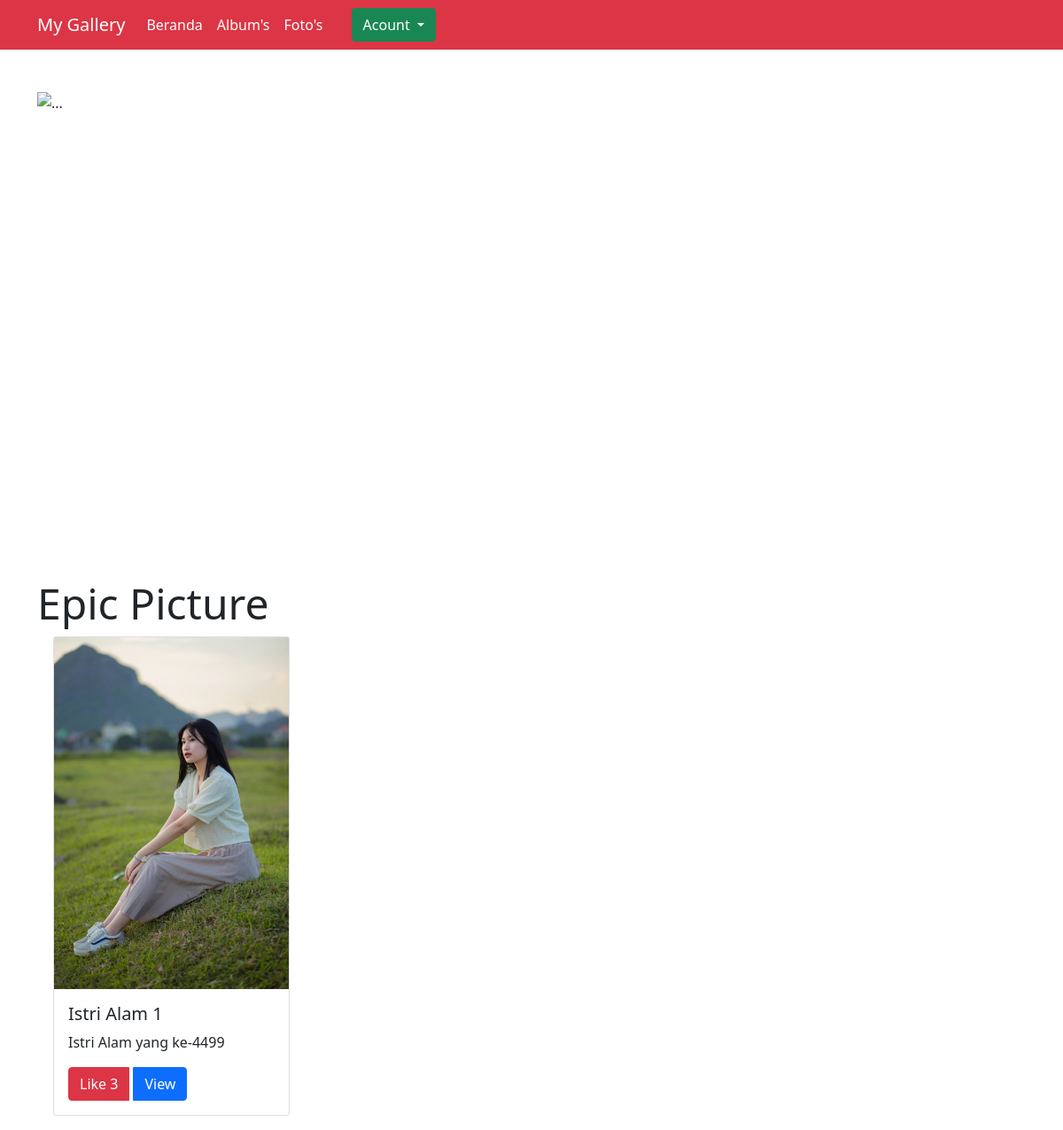
The page /index.php (signed in) on the database its author committed.
### tables this page shows
CREATE TABLE `foto` (
  `fotoId` int(11) NOT NULL,
  `judul` varchar(255) NOT NULL,
  `deskripsi` text NOT NULL,
  `tanggal` date NOT NULL,
  `lokasi` varchar(255) NOT NULL,
  `albumId` int(11) NOT NULL,
  `userId` int(11) NOT NULL
);

### index.php (the view, shortened to what this page needs)
<?php
include_once "layouts/header.php";
require_once "core/func.php";
$query = "SELECT * FROM foto WHERE fotoId";
$result = mysqli_query($conn, $query);
?>
<div class="container mt-5">
    <div id="carouselExampleControls" class="carousel slide" data-bs-ride="carousel">
        <div class="carousel-inner">
            <div class="carousel-item active">
                <img src="assets/image/10.jpg" class="d-block w-100 " height="500" alt="...">
            </div>
        </div>
        <button class="carousel-control-prev" type="button" data-bs-target="#carouselExampleControls"
            data-bs-slide="prev">
            <span class="carousel-control-prev-icon" aria-hidden="true"></span>
        </button>
        <button class="carousel-control-next" type="button" data-bs-target="#carouselExampleControls"
            data-bs-slide="next">
            <span class="carousel-control-next-icon" aria-hidden="true"></span>
        </button>
    </div>
</div>
<div class="container mt-5">
    <h1 class="display-5">Epic Picture</h1>
</div>
<div class="grid" data-masonry='{ "itemSelector": ".grid-item", "columnWidth": 200 }'>
    <div class="row mt-2 ms-5 ">
        <?php
        while ($foto = mysqli_fetch_array($result)) {
            ?>
            <div class="col-md-3 mb-3">
                <div class="card">
                     <img src="../assets/image/<?= $foto['lokasi']; ?>" alt="">
                    <div class="card-body">
                        <h5 class="card-title"><?= $foto['judul']; ?></h5>
                        <p class="card-text"><?= $foto['deskripsi']; ?></p>
                        <div class="btn-group" role="group" aria-label="Basic mixed styles example">
                            <?php $fotoId = $foto['fotoId'];
                            $sql = mysqli_query($conn, "select * from likefoto where fotoID='$fotoId'");
                            $row = mysqli_num_rows($sql); ?>
                            <a href="likefoto.php?id=<?= $foto['fotoId']; ?>" class="btn btn-danger">Like <?php if ($row > 0) {
                                  echo $row;
                              } ?></a>
                            <a href="foto/detail.php?id=<?= $foto['fotoId']; ?>" class="btn btn-primary ms-1">View</a>
                        </div>
                    </div>
                </div>
            </div>
        <?php } ?>
    </div>
</div>
<?php include_once "layouts/footer.php"; ?>

### rows shown on the page
foto: lokasi (picture), judul "Istri Alam 1", deskripsi "Istri Alam yang ke-4499", row "3"
